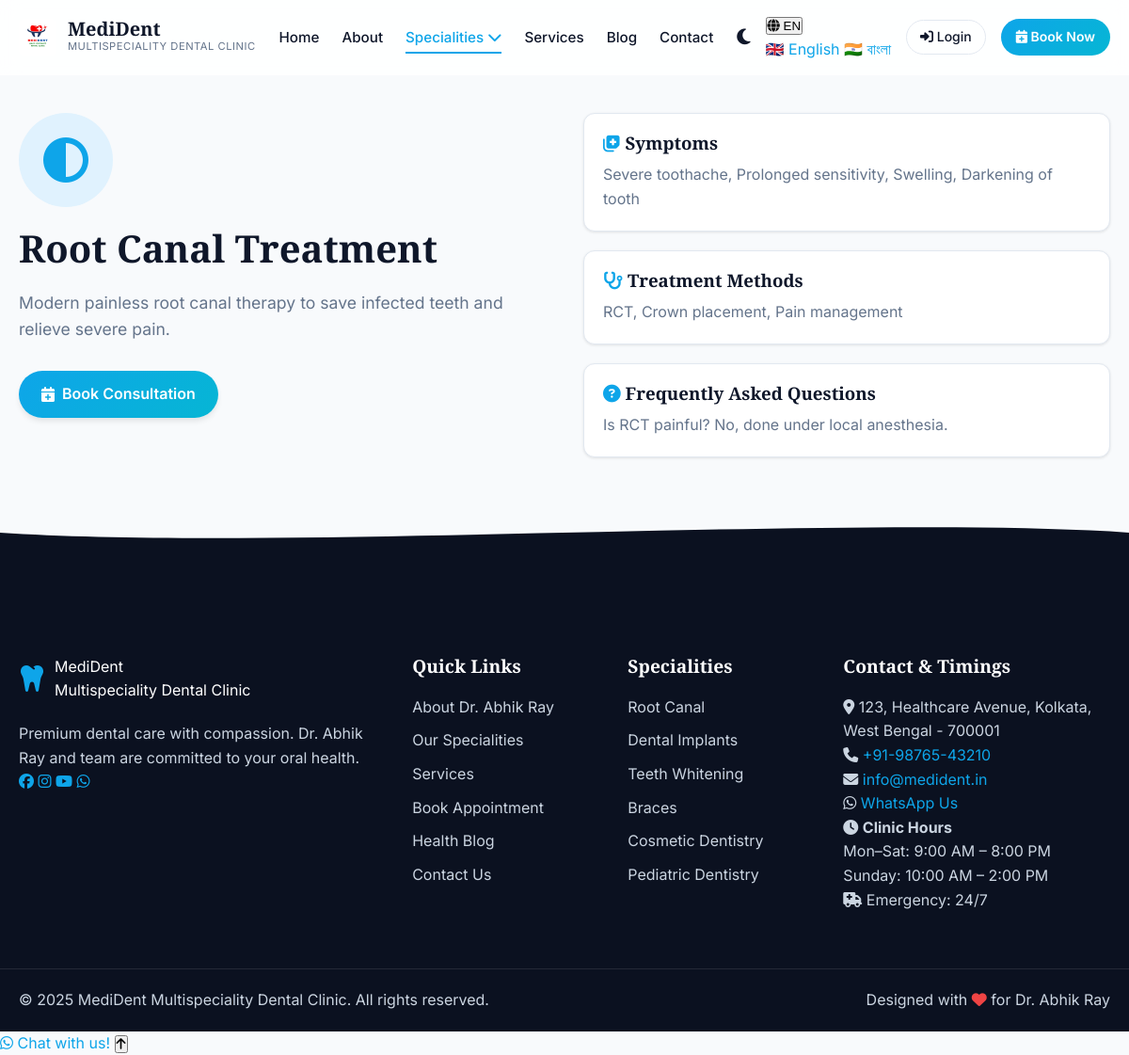
/specialities/root-canal-treatment, run on the app's committed database.
### models.py (models this page shows, shortened)
class Speciality(db.Model):
    __tablename__ = 'specialities'
    id = db.Column(db.Integer, primary_key=True)
    name = db.Column(db.String(120), nullable=False)
    slug = db.Column(db.String(120), unique=True)
    description = db.Column(db.Text)
    symptoms = db.Column(db.Text)
    treatment_methods = db.Column(db.Text)
    faq = db.Column(db.Text)
    icon = db.Column(db.String(80))
    image = db.Column(db.String(256))
    is_active = db.Column(db.Boolean, default=True)
    created_at = db.Column(db.DateTime, default=datetime.utcnow)

### routes/public.py (the view)
@public_bp.route('/specialities/<slug>')
def speciality_detail(slug):
    spec = Speciality.query.filter_by(slug=slug, is_active=True).first_or_404()
    return render_template('speciality_detail.html', speciality=spec)

### templates/speciality_detail.html (shortened to what this page needs)
{% extends "base.html" %}
{% block content %}
<section class="section" style="padding-top: 120px;">
    <div class="container">
        <div style="display: flex; gap: 40px; align-items: flex-start; flex-wrap: wrap;">
            <div style="flex: 1; min-width: 300px;">
                <div style="width: 100px; height: 100px; border-radius: 50%; background: var(--primary-light); color: var(--primary); display: flex; align-items: center; justify-content: center; font-size: 3rem; margin-bottom: 20px;">
                    <i class="fas {{ speciality.icon or 'fa-tooth' }}"></i>
                </div>
                <h2 style="font-size: 2.5rem; margin-bottom: 20px;">{{ speciality.name }}</h2>
                <p style="font-size: 1.1rem; color: var(--text-muted); margin-bottom: 30px;">{{ speciality.description }}</p>
                <a href="{{ url_for('appointments.book') }}" class="btn btn-primary"><i class="fas fa-calendar-plus"></i> Book Consultation</a>
            </div>
            <div style="flex: 1; min-width: 300px;">
                <div class="card" style="margin-bottom: 20px;">
                    <h3><i class="fas fa-notes-medical text-primary"></i> Symptoms</h3>
                    <p style="color: var(--text-muted); margin-top: 10px;">{{ speciality.symptoms }}</p>
                </div>
                <div class="card" style="margin-bottom: 20px;">
                    <h3><i class="fas fa-stethoscope text-primary"></i> Treatment Methods</h3>
                    <p style="color: var(--text-muted); margin-top: 10px;">{{ speciality.treatment_methods }}</p>
                </div>
                <div class="card">
                    <h3><i class="fas fa-question-circle text-primary"></i> Frequently Asked Questions</h3>
                    <p style="color: var(--text-muted); margin-top: 10px;">{{ speciality.faq }}</p>
                </div>
            </div>
        </div>
    </div>
</section>
{% endblock %}

### static/css/main.css (style rules this page uses)
:root { --primary: #0EA5E9; --primary-dark: #0284C7; --primary-light: #E0F2FE; --secondary: #06B6D4; --accent: #38BDF8; --dark: #0F172A; --darker: #0B1120; --light: #F8FAFC; --white: #FFFFFF; --gray: #64748B; --gray-light: #CBD5E1; --gray-dark: #334155; --success: #10B981; --warning: #F59E0B; --danger: #EF4444; --info: #3B82F6; --bg-color: var(--light); --surface-color: var(--white); --text-main: var(--dark); --text-muted: var(--gray); --border-color: #E2E8F0; --shadow-sm: 0 1px 3px rgba(0,0,0,0.1); --shadow-md: 0 4px 6px -1px rgba(0,0,0,0.1); --shadow-lg: 0 10px 15px -3px rgba(0,0,0,0.1); --shadow-glow: 0 0 20px rgba(14, 165, 233, 0.3); --glass-bg: rgba(255, 255, 255, 0.85); --glass-border: rgba(255, 255, 255, 0.4); --font-sans: 'Inter', system-ui, sans-serif; --font-serif: 'Playfair Display', serif; --nav-height: 80px; --container-width: 1200px; --radius-sm: 8px; --radius-md: 12px; --radius-lg: 20px; --radius-full: 9999px; --trans-fast: 0.2s ease; --trans-normal: 0.3s ease; --trans-slow: 0.5s ease; }
* { margin: 0; padding: 0; box-sizing: border-box; }
body { font-family: var(--font-sans); background-color: var(--bg-color); color: var(--text-main); line-height: 1.6; transition: background-color var(--trans-normal), color var(--trans-normal); overflow-x: hidden; }
h1, h2, h3, h4, h5, h6 { font-family: var(--font-serif); font-weight: 700; line-height: 1.2; color: var(--text-main); }
a { text-decoration: none; color: var(--primary); transition: color var(--trans-fast); }
.container { max-width: var(--container-width); margin: 0 auto; padding: 0 20px; }
.section { padding: 80px 0; }
.text-primary { color: var(--primary); }
.btn { display: inline-flex; align-items: center; justify-content: center; gap: 8px; padding: 12px 24px; border-radius: var(--radius-full); font-weight: 600; font-size: 1rem; cursor: pointer; transition: all var(--trans-normal); border: none; text-decoration: none; }
.btn-primary { background: linear-gradient(135deg, var(--primary), var(--secondary)); color: var(--white); box-shadow: var(--shadow-md); }

### static/css/forms.css (style rules this page uses)
.card { background: var(--surface-color); border-radius: var(--radius-md); box-shadow: var(--shadow-sm); border: 1px solid var(--border-color); padding: 20px; margin-bottom: 20px; }

### data on the page
Speciality: name "Root Canal Treatment", description "Modern painless root canal therapy to save infected teeth and relieve severe pain.", symptoms "Severe toothache, Prolonged sensitivity, Swelling, Darkening of tooth", treatment_methods "RCT, Crown placement, Pain management", faq "Is RCT painful? No, done under local anesthesia."

### other printed values
{{ CLINIC_ADDRESS }} "123, Healthcare Avenue, Kolkata, West Bengal - 700001"
{{ CLINIC_PHONE }} "+91-98765-43210"
{{ CLINIC_EMAIL }} "info@medident.in"
{{ now.year if now else 2025 }} "2025"
